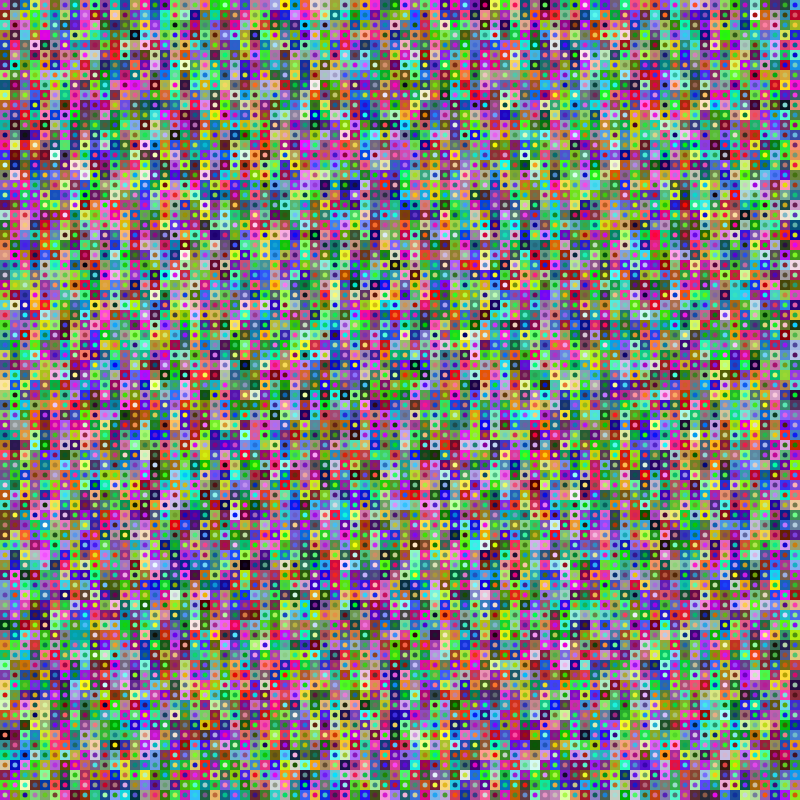
Frame 1 (no input)
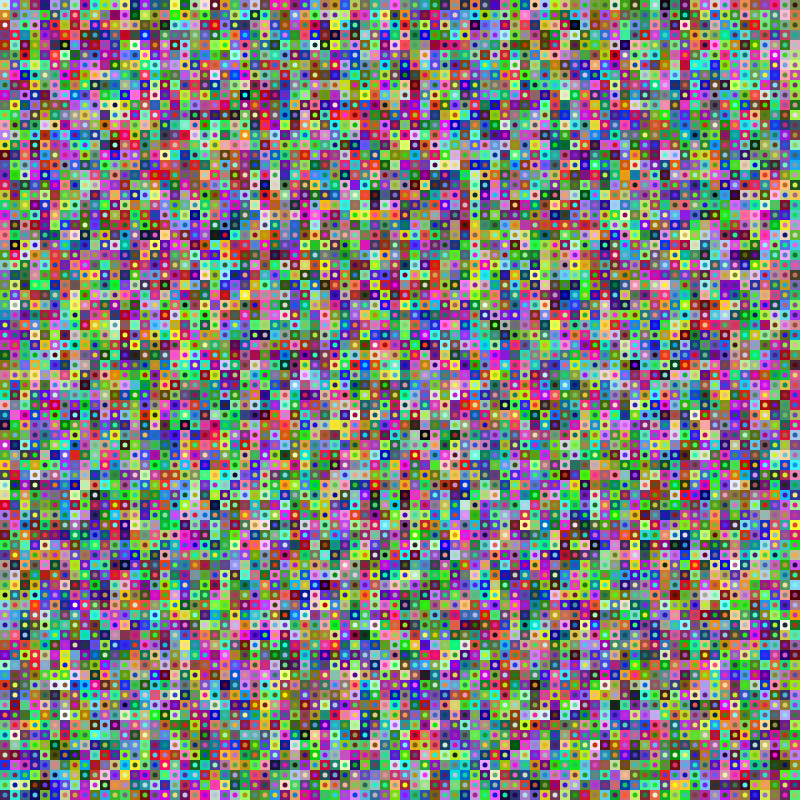
Frame 2 (the mouse pressed at the canvas centre, redrawn once)

The p5.js sketch that drew these frames (run headless with seeded random() and noise() and a simulated clock; the mouse was pressed at the canvas centre and the sketch redrawn once):

// p5.js sketch
// ── sketch.js
function setup() {
  createCanvas(800, 800);
  background(255);
  noLoop();
  noStroke();
}
function draw() {
  const CELLSIZE = 10;
  let x = 0;
  let y = 0;
  while (y < height) {
    while (x < width) {
      fill(getRandomColour());
      square(x, y, CELLSIZE);
      fill(getRandomColour());
      circle(x + CELLSIZE/2, y + CELLSIZE/2, CELLSIZE/2);
      x += CELLSIZE;
    }
    x = 0;
    y += CELLSIZE;
  }
}
function getRandomColour() {
  const R = random(255);
  const G = random(255);
  const B = random(255);
  return color(R, G, B);
}
